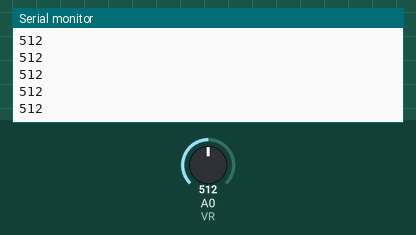
Bench run of a sketch on a simulated Arduino Uno, built with avr-gcc and run on an emulated ATmega328P. Parts: the last lines printed to the serial monitor. The test bench sets the inputs (shaded band); at power-on: A0 (VR) = 512.

Above: at 1.2 s.
1.3 s: A0 (VR) set to 716
At 1.31 s:
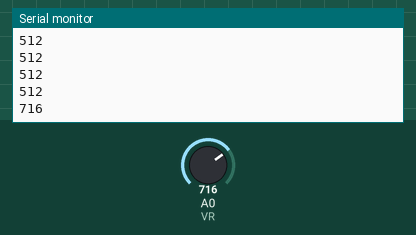
2.8 s: A0 (VR) set to 900
At 2.81 s:
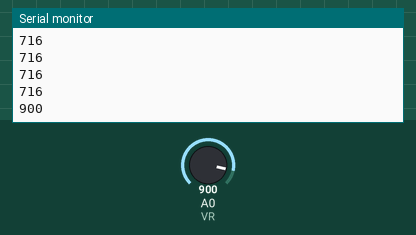
Timing chart, 0 to 5.8 s (numbered marks = the images above; inputs shaded):
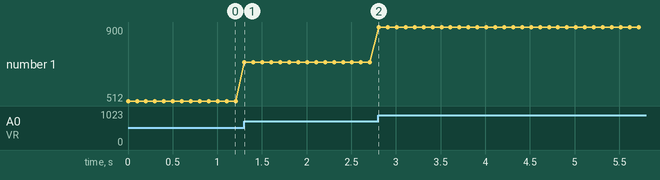

The sketch:

LAB_4_VR.ino
```cpp
#define VR A0

void setup() {
  Serial.begin(9600);

  // ข้อสังเกต หากเป็นการรับค่าผ่านขา Analog ไม่จำเป็นต้องกำหนด pinMode ให้กับขา ซึ่งแตกต่างจากการรับค่าผ่านขา Digital
}

void loop() {
  int val = analogRead(VR);
  Serial.println(val);
  delay(100);
}
```

Measured:
- after the input at 1.3 s, the serial monitor: prints a new line at once (image 1)
- after the input at 2.8 s, the serial monitor: prints a new line at once (image 2)
- plotted number 1: 512 → 716 after the input at 1.3 s, 716 → 900 after the input at 2.8 s
